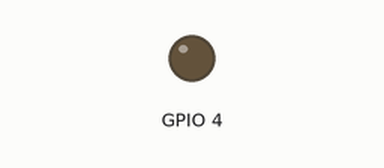
Simulated run of this sketch. Board: ESP8266 (NodeMCU). Parts: output pins drawn as LEDs (lit = HIGH). WiFi joins after 1.5 s; servers stay silent unless stated; the Firebase database answers and starts empty; what the sketch prints to the serial monitor is not drawn.

Above: at 0.1 s.
At 1.7 s:
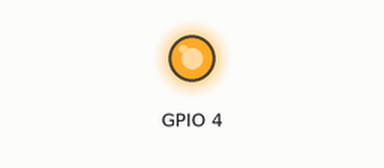
Timing chart, 0 to 3.2 s (numbered marks = the images above):
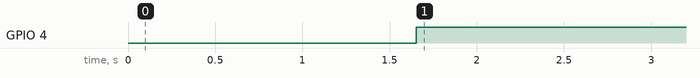

Measured:
- by itself, GPIO 4: LOW → HIGH at 1.7 s

The sketch:

Esp8266_Firebase.ino
```cpp
// (licence header left out)
// FirebaseDemo_ESP8266 is a sample that demo the different functions
// of the FirebaseArduino API.

#include <ESP8266WiFi.h>
#include <FirebaseArduino.h>
#include <ArduinoJson.h>

// Set these to run example.
#define FIREBASE_HOST "esp8266-conexion.firebaseio.com"
#define FIREBASE_AUTH "DR0gtV7dwj5jM5R8bF3hwFR2AuaDnr6mkICHkz2v"
#define WIFI_SSID "BETTY"
#define WIFI_PASSWORD "01619714"

void setup() {
  Serial.begin(9600);

  // connect to wifi.
  WiFi.begin(WIFI_SSID, WIFI_PASSWORD);
  Serial.print("connecting");
  while (WiFi.status() != WL_CONNECTED) {
    Serial.print(".");
    delay(500);
  }
  Serial.println();
  Serial.print("connected: ");
  Serial.println(WiFi.localIP());

  Firebase.begin(FIREBASE_HOST, FIREBASE_AUTH);
  pinMode(4,OUTPUT);
}

int n = 0;
void loop() {
  //GET VALUE
  if(Firebase.getFloat("led")){
    digitalWrite(4,LOW);
  }
  else{
    digitalWrite(4,HIGH);
  }
  // set value
  Firebase.setFloat("number", 7.0);
  // handle error
  if (Firebase.failed()) {
      Serial.print("setting /number failed:");
      Serial.println(Firebase.error());
      return;
  }
  delay(500);

  // update value
  Firebase.setFloat("number", 27.0);
  // handle error
  if (Firebase.failed()) {
      Serial.print("setting /number failed:");
      Serial.println(Firebase.error());
      return;
  }
  delay(500);

  // get value
//  Serial.print("number: ");
//  Serial.println(Firebase.getFloat("number"));
//  delay(1000);

  // remove value
  Firebase.remove("number");
  delay(500);

  // set string value
  Firebase.setString("message", "Mi primera conexion");
  // handle error
  if (Firebase.failed()) {
      Serial.print("setting /message failed:");
      Serial.println(Firebase.error());
      return;
  }
  delay(500);
  // set string value
  Firebase.setString("message", "AWESOMEEE");
  // handle error
  if (Firebase.failed()) {
      Serial.print("setting /message failed:");
      Serial.println(Firebase.error());
      return;
  }


 //descomentar anterior
 // delay(200);

//  // set bool value
//  Firebase.setBool("truth", false);
//  // handle error
//  if (Firebase.failed()) {
//      Serial.print("setting /truth failed:");
//      Serial.println(Firebase.error());
//      return;
//  }
//  delay(700);
//
//  // append a new value to /logs
//  String name = Firebase.pushInt("logs", n++);
//  // handle error
//  if (Firebase.failed()) {
//      Serial.print("pushing /logs failed:");
//      Serial.println(Firebase.error());
//      return;
//  }
//  Serial.print("pushed: /logs/");
//  Serial.println(name);
//  delay(700);
}
```
